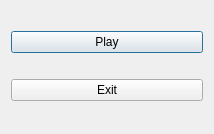
<?xml version="1.0" encoding="UTF-8"?>
<ui version="4.0">
 <class>Main_Menu</class>
 <widget class="QDialog" name="Main_Menu">
  <property name="geometry">
   <rect>
    <x>0</x>
    <y>0</y>
    <width>214</width>
    <height>134</height>
   </rect>
  </property>
  <property name="windowTitle">
   <string>Dialog</string>
  </property>
  <layout class="QVBoxLayout" name="verticalLayout">
   <item>
    <widget class="QPushButton" name="playButton">
     <property name="text">
      <string>Play</string>
     </property>
    </widget>
   </item>
   <item>
    <widget class="QPushButton" name="exitButton">
     <property name="text">
      <string>Exit</string>
     </property>
    </widget>
   </item>
  </layout>
 </widget>
 <resources/>
 <connections/>
</ui>
